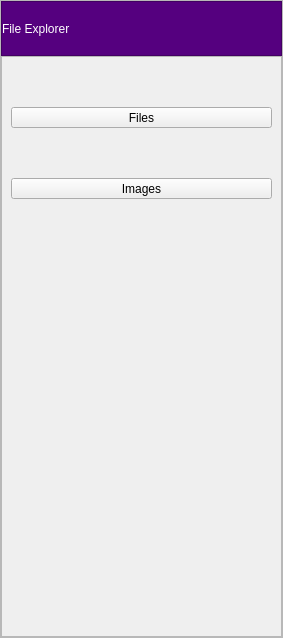
<?xml version="1.0" encoding="UTF-8"?>
<ui version="4.0">
 <class>OFileExplorer</class>
 <widget class="QFrame" name="OFileExplorer">
  <property name="geometry">
   <rect>
    <x>0</x>
    <y>0</y>
    <width>283</width>
    <height>638</height>
   </rect>
  </property>
  <property name="windowTitle">
   <string>Frame</string>
  </property>
  <property name="frameShape">
   <enum>QFrame::StyledPanel</enum>
  </property>
  <property name="frameShadow">
   <enum>QFrame::Raised</enum>
  </property>
  <layout class="QHBoxLayout" name="horizontalLayout">
   <property name="spacing">
    <number>0</number>
   </property>
   <property name="leftMargin">
    <number>0</number>
   </property>
   <property name="topMargin">
    <number>0</number>
   </property>
   <property name="rightMargin">
    <number>0</number>
   </property>
   <property name="bottomMargin">
    <number>0</number>
   </property>
   <item>
    <widget class="QStackedWidget" name="stackedWidget">
     <widget class="QWidget" name="pageMain">
      <property name="styleSheet">
       <string notr="true"/>
      </property>
      <layout class="QVBoxLayout" name="verticalLayout" stretch="0,1">
       <property name="spacing">
        <number>0</number>
       </property>
       <property name="leftMargin">
        <number>0</number>
       </property>
       <property name="topMargin">
        <number>0</number>
       </property>
       <property name="rightMargin">
        <number>0</number>
       </property>
       <property name="bottomMargin">
        <number>0</number>
       </property>
       <item>
        <widget class="QFrame" name="frameHeaderMain">
         <property name="minimumSize">
          <size>
           <width>0</width>
           <height>55</height>
          </size>
         </property>
         <property name="styleSheet">
          <string notr="true">QLabel{
	color:white;
	font: 75 20pt &quot;微软雅黑&quot;;
}

QFrame#frameHeaderMain {
	background-color: rgb(85, 0, 127);
}</string>
         </property>
         <property name="frameShape">
          <enum>QFrame::StyledPanel</enum>
         </property>
         <property name="frameShadow">
          <enum>QFrame::Raised</enum>
         </property>
         <layout class="QHBoxLayout" name="horizontalLayout_2">
          <property name="leftMargin">
           <number>0</number>
          </property>
          <property name="topMargin">
           <number>0</number>
          </property>
          <property name="rightMargin">
           <number>0</number>
          </property>
          <property name="bottomMargin">
           <number>0</number>
          </property>
          <item>
           <widget class="QLabel" name="labelHeaderMain">
            <property name="minimumSize">
             <size>
              <width>0</width>
              <height>0</height>
             </size>
            </property>
            <property name="text">
             <string>File Explorer</string>
            </property>
           </widget>
          </item>
         </layout>
        </widget>
       </item>
       <item>
        <widget class="QFrame" name="frameBtnBox">
         <property name="styleSheet">
          <string notr="true">QToolButton {
	font: 20pt &quot;微软雅黑&quot;;
}</string>
         </property>
         <property name="frameShape">
          <enum>QFrame::StyledPanel</enum>
         </property>
         <property name="frameShadow">
          <enum>QFrame::Raised</enum>
         </property>
         <layout class="QVBoxLayout" name="verticalLayout_2">
          <property name="spacing">
           <number>50</number>
          </property>
          <property name="leftMargin">
           <number>9</number>
          </property>
          <property name="topMargin">
           <number>50</number>
          </property>
          <property name="rightMargin">
           <number>9</number>
          </property>
          <item>
           <widget class="QToolButton" name="toolButtonFile">
            <property name="sizePolicy">
             <sizepolicy hsizetype="Preferred" vsizetype="Fixed">
              <horstretch>0</horstretch>
              <verstretch>0</verstretch>
             </sizepolicy>
            </property>
            <property name="minimumSize">
             <size>
              <width>0</width>
              <height>0</height>
             </size>
            </property>
            <property name="text">
             <string>Files</string>
            </property>
            <property name="icon">
             <iconset resource="ofileexplorer.qrc">
              <normaloff>:/ofileexplorer_icons/document.png</normaloff>:/ofileexplorer_icons/document.png</iconset>
            </property>
            <property name="iconSize">
             <size>
              <width>80</width>
              <height>80</height>
             </size>
            </property>
            <property name="toolButtonStyle">
             <enum>Qt::ToolButtonTextBesideIcon</enum>
            </property>
           </widget>
          </item>
          <item>
           <widget class="QToolButton" name="toolButtonImage">
            <property name="sizePolicy">
             <sizepolicy hsizetype="Preferred" vsizetype="Fixed">
              <horstretch>0</horstretch>
              <verstretch>0</verstretch>
             </sizepolicy>
            </property>
            <property name="minimumSize">
             <size>
              <width>0</width>
              <height>0</height>
             </size>
            </property>
            <property name="text">
             <string>Images</string>
            </property>
            <property name="icon">
             <iconset resource="ofileexplorer.qrc">
              <normaloff>:/ofileexplorer_icons/image.png</normaloff>:/ofileexplorer_icons/image.png</iconset>
            </property>
            <property name="iconSize">
             <size>
              <width>80</width>
              <height>80</height>
             </size>
            </property>
            <property name="toolButtonStyle">
             <enum>Qt::ToolButtonTextBesideIcon</enum>
            </property>
            <property name="autoRaise">
             <bool>false</bool>
            </property>
           </widget>
          </item>
          <item>
           <spacer name="verticalSpacer">
            <property name="orientation">
             <enum>Qt::Vertical</enum>
            </property>
            <property name="sizeHint" stdset="0">
             <size>
              <width>20</width>
              <height>40</height>
             </size>
            </property>
           </spacer>
          </item>
         </layout>
        </widget>
       </item>
      </layout>
     </widget>
     <widget class="QWidget" name="pageList">
      <layout class="QVBoxLayout" name="verticalLayout_3" stretch="0,1">
       <property name="spacing">
        <number>0</number>
       </property>
       <property name="leftMargin">
        <number>0</number>
       </property>
       <property name="topMargin">
        <number>0</number>
       </property>
       <property name="rightMargin">
        <number>0</number>
       </property>
       <property name="bottomMargin">
        <number>0</number>
       </property>
       <item>
        <widget class="QFrame" name="frameHeaderList">
         <property name="minimumSize">
          <size>
           <width>0</width>
           <height>55</height>
          </size>
         </property>
         <property name="styleSheet">
          <string notr="true">QToolButton{
	color:white;
	font: 75 12pt &quot;微软雅黑&quot;;
}

QToolButton::disabled{
	color:darkgray;
}

QFrame#frameHeaderList {
	background-color: rgb(85, 0, 127);
}</string>
         </property>
         <property name="frameShape">
          <enum>QFrame::StyledPanel</enum>
         </property>
         <property name="frameShadow">
          <enum>QFrame::Raised</enum>
         </property>
         <layout class="QHBoxLayout" name="horizontalLayout_3">
          <property name="spacing">
           <number>0</number>
          </property>
          <property name="leftMargin">
           <number>0</number>
          </property>
          <property name="topMargin">
           <number>0</number>
          </property>
          <property name="rightMargin">
           <number>0</number>
          </property>
          <property name="bottomMargin">
           <number>0</number>
          </property>
          <item>
           <widget class="QToolButton" name="toolButtonBack">
            <property name="sizePolicy">
             <sizepolicy hsizetype="Preferred" vsizetype="Preferred">
              <horstretch>0</horstretch>
              <verstretch>0</verstretch>
             </sizepolicy>
            </property>
            <property name="text">
             <string>Back</string>
            </property>
            <property name="autoRaise">
             <bool>true</bool>
            </property>
            <property name="arrowType">
             <enum>Qt::NoArrow</enum>
            </property>
           </widget>
          </item>
          <item>
           <widget class="QToolButton" name="toolButtonCut">
            <property name="sizePolicy">
             <sizepolicy hsizetype="Preferred" vsizetype="Preferred">
              <horstretch>0</horstretch>
              <verstretch>0</verstretch>
             </sizepolicy>
            </property>
            <property name="text">
             <string>Cut</string>
            </property>
            <property name="autoRaise">
             <bool>true</bool>
            </property>
           </widget>
          </item>
          <item>
           <widget class="QToolButton" name="toolButtonRemove">
            <property name="sizePolicy">
             <sizepolicy hsizetype="Preferred" vsizetype="Preferred">
              <horstretch>0</horstretch>
              <verstretch>0</verstretch>
             </sizepolicy>
            </property>
            <property name="text">
             <string>Remove</string>
            </property>
            <property name="autoRaise">
             <bool>true</bool>
            </property>
           </widget>
          </item>
         </layout>
        </widget>
       </item>
       <item>
        <widget class="QFrame" name="frameList">
         <property name="frameShape">
          <enum>QFrame::StyledPanel</enum>
         </property>
         <property name="frameShadow">
          <enum>QFrame::Raised</enum>
         </property>
        </widget>
       </item>
      </layout>
     </widget>
     <widget class="QWidget" name="pageEdit">
      <layout class="QVBoxLayout" name="verticalLayout_4" stretch="0,1,0">
       <property name="spacing">
        <number>0</number>
       </property>
       <property name="leftMargin">
        <number>0</number>
       </property>
       <property name="topMargin">
        <number>0</number>
       </property>
       <property name="rightMargin">
        <number>0</number>
       </property>
       <property name="bottomMargin">
        <number>0</number>
       </property>
       <item>
        <widget class="QFrame" name="frameHeaderEdit">
         <property name="minimumSize">
          <size>
           <width>0</width>
           <height>55</height>
          </size>
         </property>
         <property name="styleSheet">
          <string notr="true">QFrame#frameHeaderEdit {
	background-color: rgb(85, 0, 127);
}

QCheckBox {
	font: 12pt &quot;微软雅黑&quot;;
	color:white;
	spacing: 5px;
}

QCheckBox::indicator { 
	width: 24px;height: 24px;
}

QCheckBox::indicator::unchecked {
	image: url(:/ofileexplorer_icons/unchecked.png);
}

QCheckBox::indicator::checked {
	image: url(:/ofileexplorer_icons/checked.png);
}

QCheckBox::disabled {
	color:darkgray;
}

QLabel {
	font: 12pt &quot;微软雅黑&quot;;
	color:white;
}</string>
         </property>
         <property name="frameShape">
          <enum>QFrame::StyledPanel</enum>
         </property>
         <property name="frameShadow">
          <enum>QFrame::Raised</enum>
         </property>
         <layout class="QHBoxLayout" name="horizontalLayout_4" stretch="1,0">
          <item>
           <widget class="QCheckBox" name="checkBoxCheckAll">
            <property name="text">
             <string>check all</string>
            </property>
           </widget>
          </item>
          <item>
           <widget class="QLabel" name="labelTitle">
            <property name="text">
             <string>TextLabel</string>
            </property>
            <property name="alignment">
             <set>Qt::AlignRight|Qt::AlignTrailing|Qt::AlignVCenter</set>
            </property>
           </widget>
          </item>
         </layout>
        </widget>
       </item>
       <item>
        <widget class="QFrame" name="frameEdit">
         <property name="frameShape">
          <enum>QFrame::StyledPanel</enum>
         </property>
         <property name="frameShadow">
          <enum>QFrame::Raised</enum>
         </property>
        </widget>
       </item>
       <item>
        <widget class="QFrame" name="frameFootEdit">
         <property name="minimumSize">
          <size>
           <width>0</width>
           <height>55</height>
          </size>
         </property>
         <property name="styleSheet">
          <string notr="true">QFrame#frameFootEdit {
	background-color: rgb(85, 0, 127);
}

QToolButton{
	color:white;
	font: 75 12pt &quot;微软雅黑&quot;;
}</string>
         </property>
         <property name="frameShape">
          <enum>QFrame::StyledPanel</enum>
         </property>
         <property name="frameShadow">
          <enum>QFrame::Raised</enum>
         </property>
         <layout class="QHBoxLayout" name="horizontalLayout_5">
          <property name="spacing">
           <number>0</number>
          </property>
          <property name="leftMargin">
           <number>0</number>
          </property>
          <property name="topMargin">
           <number>0</number>
          </property>
          <property name="rightMargin">
           <number>0</number>
          </property>
          <property name="bottomMargin">
           <number>0</number>
          </property>
          <item>
           <widget class="QToolButton" name="toolButtonCancel">
            <property name="sizePolicy">
             <sizepolicy hsizetype="Preferred" vsizetype="Minimum">
              <horstretch>0</horstretch>
              <verstretch>0</verstretch>
             </sizepolicy>
            </property>
            <property name="text">
             <string>Cancel</string>
            </property>
            <property name="autoRaise">
             <bool>true</bool>
            </property>
           </widget>
          </item>
          <item>
           <widget class="QToolButton" name="toolButtonOk">
            <property name="sizePolicy">
             <sizepolicy hsizetype="Preferred" vsizetype="Preferred">
              <horstretch>0</horstretch>
              <verstretch>0</verstretch>
             </sizepolicy>
            </property>
            <property name="text">
             <string>Ok</string>
            </property>
            <property name="autoRaise">
             <bool>true</bool>
            </property>
           </widget>
          </item>
         </layout>
        </widget>
       </item>
      </layout>
     </widget>
    </widget>
   </item>
  </layout>
 </widget>
 <resources>
  <include location="ofileexplorer.qrc"/>
 </resources>
 <connections/>
</ui>
